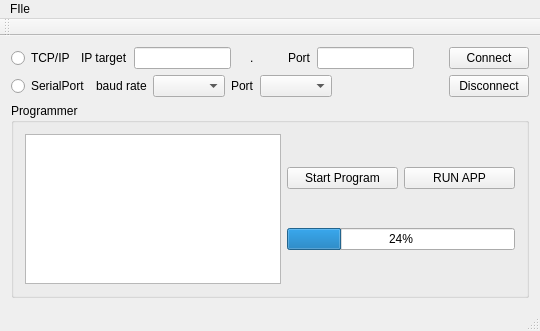
<?xml version="1.0" encoding="UTF-8"?>
<ui version="4.0">
 <class>SimpleOTA</class>
 <widget class="QMainWindow" name="SimpleOTA">
  <property name="geometry">
   <rect>
    <x>0</x>
    <y>0</y>
    <width>540</width>
    <height>331</height>
   </rect>
  </property>
  <property name="windowTitle">
   <string>SimpleOTA</string>
  </property>
  <widget class="QWidget" name="centralWidget">
   <layout class="QVBoxLayout" name="verticalLayout_4">
    <item>
     <layout class="QHBoxLayout" name="horizontalLayout_3">
      <item>
       <layout class="QVBoxLayout" name="verticalLayout">
        <item>
         <layout class="QHBoxLayout" name="horizontalLayout_4">
          <item>
           <widget class="QRadioButton" name="Interface_TCP">
            <property name="text">
             <string>TCP/IP</string>
            </property>
           </widget>
          </item>
          <item>
           <layout class="QHBoxLayout" name="horizontalLayout_2">
            <item>
             <layout class="QHBoxLayout" name="horizontalLayout">
              <item>
               <widget class="QLabel" name="label_2">
                <property name="text">
                 <string>IP target</string>
                </property>
               </widget>
              </item>
              <item>
               <widget class="QLineEdit" name="IP">
                <property name="maxLength">
                 <number>16</number>
                </property>
                <property name="alignment">
                 <set>Qt::AlignCenter</set>
                </property>
               </widget>
              </item>
              <item>
               <widget class="QLabel" name="label_6">
                <property name="text">
                 <string/>
                </property>
               </widget>
              </item>
              <item>
               <widget class="QLabel" name="label_7">
                <property name="text">
                 <string>.</string>
                </property>
               </widget>
              </item>
             </layout>
            </item>
            <item>
             <spacer name="horizontalSpacer_4">
              <property name="orientation">
               <enum>Qt::Horizontal</enum>
              </property>
              <property name="sizeHint" stdset="0">
               <size>
                <width>40</width>
                <height>20</height>
               </size>
              </property>
             </spacer>
            </item>
            <item>
             <widget class="QLabel" name="label">
              <property name="text">
               <string>Port</string>
              </property>
             </widget>
            </item>
            <item>
             <widget class="QLineEdit" name="TCP_Port">
              <property name="maxLength">
               <number>5</number>
              </property>
             </widget>
            </item>
            <item>
             <spacer name="horizontalSpacer_3">
              <property name="orientation">
               <enum>Qt::Horizontal</enum>
              </property>
              <property name="sizeHint" stdset="0">
               <size>
                <width>40</width>
                <height>20</height>
               </size>
              </property>
             </spacer>
            </item>
           </layout>
          </item>
         </layout>
        </item>
        <item>
         <layout class="QHBoxLayout" name="horizontalLayout_8">
          <item>
           <widget class="QRadioButton" name="Interface_Serial">
            <property name="layoutDirection">
             <enum>Qt::LeftToRight</enum>
            </property>
            <property name="text">
             <string>SerialPort</string>
            </property>
           </widget>
          </item>
          <item>
           <layout class="QHBoxLayout" name="horizontalLayout_7">
            <item>
             <layout class="QHBoxLayout" name="horizontalLayout_5">
              <item>
               <widget class="QLabel" name="label_4">
                <property name="text">
                 <string>baud rate</string>
                </property>
               </widget>
              </item>
              <item>
               <widget class="QComboBox" name="BaudRate"/>
              </item>
             </layout>
            </item>
            <item>
             <layout class="QHBoxLayout" name="horizontalLayout_6">
              <item>
               <widget class="QLabel" name="label_3">
                <property name="text">
                 <string>Port</string>
                </property>
               </widget>
              </item>
              <item>
               <widget class="QComboBox" name="Port"/>
              </item>
             </layout>
            </item>
           </layout>
          </item>
          <item>
           <spacer name="horizontalSpacer">
            <property name="orientation">
             <enum>Qt::Horizontal</enum>
            </property>
            <property name="sizeHint" stdset="0">
             <size>
              <width>40</width>
              <height>20</height>
             </size>
            </property>
           </spacer>
          </item>
         </layout>
        </item>
       </layout>
      </item>
      <item>
       <layout class="QVBoxLayout" name="verticalLayout_2">
        <item>
         <widget class="QPushButton" name="Connect">
          <property name="text">
           <string>Connect</string>
          </property>
         </widget>
        </item>
        <item>
         <widget class="QPushButton" name="Disconnect">
          <property name="text">
           <string>Disconnect</string>
          </property>
         </widget>
        </item>
       </layout>
      </item>
     </layout>
    </item>
    <item>
     <widget class="QGroupBox" name="groupBox">
      <property name="layoutDirection">
       <enum>Qt::LeftToRight</enum>
      </property>
      <property name="title">
       <string>Programmer</string>
      </property>
      <layout class="QHBoxLayout" name="horizontalLayout_10">
       <item>
        <widget class="QTextEdit" name="Message"/>
       </item>
       <item>
        <layout class="QVBoxLayout" name="verticalLayout_5">
         <item>
          <layout class="QHBoxLayout" name="horizontalLayout_9">
           <item>
            <widget class="QPushButton" name="StartProgram">
             <property name="text">
              <string>Start Program</string>
             </property>
            </widget>
           </item>
           <item>
            <widget class="QPushButton" name="RUN_APP">
             <property name="text">
              <string>RUN APP</string>
             </property>
            </widget>
           </item>
          </layout>
         </item>
         <item>
          <widget class="QProgressBar" name="progressBar">
           <property name="locale">
            <locale language="English" country="UnitedStates"/>
           </property>
           <property name="value">
            <number>24</number>
           </property>
          </widget>
         </item>
        </layout>
       </item>
      </layout>
     </widget>
    </item>
   </layout>
  </widget>
  <widget class="QToolBar" name="mainToolBar">
   <attribute name="toolBarArea">
    <enum>TopToolBarArea</enum>
   </attribute>
   <attribute name="toolBarBreak">
    <bool>false</bool>
   </attribute>
  </widget>
  <widget class="QStatusBar" name="statusBar"/>
  <widget class="QMenuBar" name="menuBar">
   <property name="geometry">
    <rect>
     <x>0</x>
     <y>0</y>
     <width>540</width>
     <height>21</height>
    </rect>
   </property>
   <widget class="QMenu" name="menuFIle">
    <property name="title">
     <string>FIle</string>
    </property>
    <addaction name="separator"/>
    <addaction name="actionOpen"/>
    <addaction name="actionClose"/>
   </widget>
   <addaction name="menuFIle"/>
  </widget>
  <action name="actionOpen">
   <property name="text">
    <string>Open</string>
   </property>
  </action>
  <action name="actionClose_file">
   <property name="text">
    <string>delete</string>
   </property>
  </action>
  <action name="actionClose">
   <property name="text">
    <string>Quit</string>
   </property>
  </action>
 </widget>
 <layoutdefault spacing="6" margin="11"/>
 <resources/>
 <connections/>
</ui>
